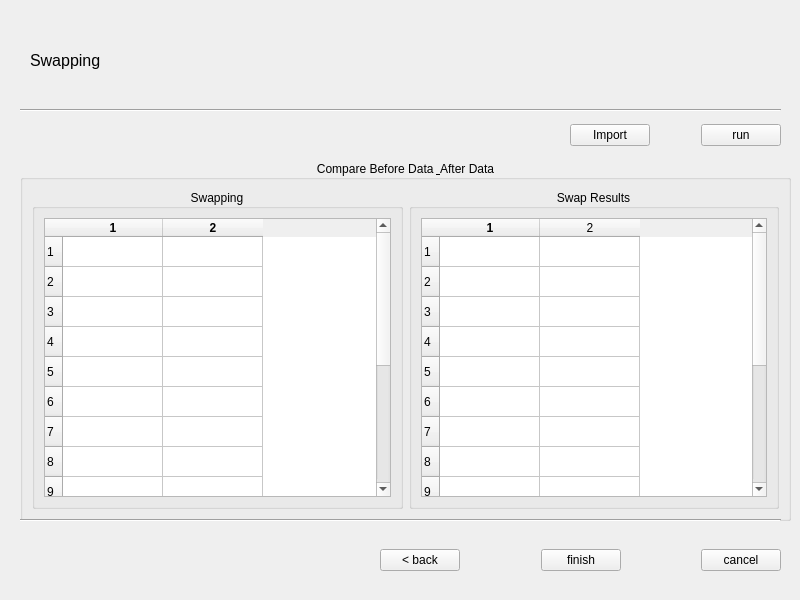
<?xml version="1.0" encoding="UTF-8"?>
<ui version="4.0">
 <class>Import Data</class>
 <widget class="QMainWindow" name="Import Data">
  <property name="geometry">
   <rect>
    <x>0</x>
    <y>0</y>
    <width>800</width>
    <height>600</height>
   </rect>
  </property>
  <property name="windowTitle">
   <string>MainWindow</string>
  </property>
  <widget class="QWidget" name="centralwidget">
   <widget class="QGroupBox" name="groupBox">
    <property name="geometry">
     <rect>
      <x>20</x>
      <y>160</y>
      <width>771</width>
      <height>361</height>
     </rect>
    </property>
    <property name="title">
     <string>Compare Before Data &amp; After Data</string>
    </property>
    <property name="alignment">
     <set>Qt::AlignCenter</set>
    </property>
    <layout class="QHBoxLayout" name="horizontalLayout">
     <item>
      <widget class="QGroupBox" name="groupBox_2">
       <property name="title">
        <string>Swapping</string>
       </property>
       <property name="alignment">
        <set>Qt::AlignCenter</set>
       </property>
       <layout class="QGridLayout" name="gridLayout">
        <item row="0" column="0">
         <widget class="QTableWidget" name="swapTable">
          <property name="rowCount">
           <number>15</number>
          </property>
          <row/>
          <row/>
          <row/>
          <row/>
          <row/>
          <row/>
          <row/>
          <row/>
          <row/>
          <row/>
          <row/>
          <row/>
          <row/>
          <row/>
          <row/>
          <column>
           <property name="text">
            <string>1</string>
           </property>
           <property name="font">
            <font>
             <weight>75</weight>
             <bold>true</bold>
            </font>
           </property>
          </column>
          <column>
           <property name="text">
            <string>2</string>
           </property>
           <property name="font">
            <font>
             <weight>75</weight>
             <bold>true</bold>
            </font>
           </property>
          </column>
         </widget>
        </item>
       </layout>
      </widget>
     </item>
     <item>
      <widget class="QGroupBox" name="groupBox_3">
       <property name="title">
        <string>Swap Results</string>
       </property>
       <property name="alignment">
        <set>Qt::AlignCenter</set>
       </property>
       <layout class="QGridLayout" name="gridLayout_2">
        <item row="0" column="0">
         <widget class="QTableWidget" name="compareTable">
          <property name="rowCount">
           <number>15</number>
          </property>
          <row/>
          <row/>
          <row/>
          <row/>
          <row/>
          <row/>
          <row/>
          <row/>
          <row/>
          <row/>
          <row/>
          <row/>
          <row/>
          <row/>
          <row/>
          <column>
           <property name="text">
            <string>1</string>
           </property>
           <property name="font">
            <font>
             <weight>75</weight>
             <bold>true</bold>
            </font>
           </property>
          </column>
          <column>
           <property name="text">
            <string>2</string>
           </property>
          </column>
         </widget>
        </item>
       </layout>
      </widget>
     </item>
    </layout>
   </widget>
   <widget class="Line" name="line">
    <property name="geometry">
     <rect>
      <x>20</x>
      <y>510</y>
      <width>761</width>
      <height>20</height>
     </rect>
    </property>
    <property name="orientation">
     <enum>Qt::Horizontal</enum>
    </property>
   </widget>
   <widget class="QWidget" name="horizontalLayoutWidget_2">
    <property name="geometry">
     <rect>
      <x>380</x>
      <y>530</y>
      <width>401</width>
      <height>61</height>
     </rect>
    </property>
    <layout class="QHBoxLayout" name="horizontalLayout_2">
     <item>
      <widget class="QPushButton" name="backButton">
       <property name="text">
        <string>&lt; back</string>
       </property>
      </widget>
     </item>
     <item>
      <spacer name="horizontalSpacer">
       <property name="orientation">
        <enum>Qt::Horizontal</enum>
       </property>
       <property name="sizeHint" stdset="0">
        <size>
         <width>40</width>
         <height>20</height>
        </size>
       </property>
      </spacer>
     </item>
     <item>
      <widget class="QPushButton" name="finishButton">
       <property name="text">
        <string>finish</string>
       </property>
      </widget>
     </item>
     <item>
      <spacer name="horizontalSpacer_3">
       <property name="orientation">
        <enum>Qt::Horizontal</enum>
       </property>
       <property name="sizeHint" stdset="0">
        <size>
         <width>40</width>
         <height>20</height>
        </size>
       </property>
      </spacer>
     </item>
     <item>
      <widget class="QPushButton" name="cancelButton">
       <property name="text">
        <string>cancel</string>
       </property>
      </widget>
     </item>
    </layout>
   </widget>
   <widget class="Line" name="line_2">
    <property name="geometry">
     <rect>
      <x>20</x>
      <y>100</y>
      <width>761</width>
      <height>20</height>
     </rect>
    </property>
    <property name="orientation">
     <enum>Qt::Horizontal</enum>
    </property>
   </widget>
   <widget class="QLabel" name="label">
    <property name="geometry">
     <rect>
      <x>30</x>
      <y>30</y>
      <width>461</width>
      <height>61</height>
     </rect>
    </property>
    <property name="font">
     <font>
      <pointsize>12</pointsize>
     </font>
    </property>
    <property name="text">
     <string>Swapping</string>
    </property>
   </widget>
   <widget class="QWidget" name="horizontalLayoutWidget_3">
    <property name="geometry">
     <rect>
      <x>570</x>
      <y>110</y>
      <width>211</width>
      <height>51</height>
     </rect>
    </property>
    <layout class="QHBoxLayout" name="horizontalLayout_3">
     <item>
      <widget class="QPushButton" name="ImportButton">
       <property name="text">
        <string>Import</string>
       </property>
      </widget>
     </item>
     <item>
      <spacer name="horizontalSpacer_4">
       <property name="orientation">
        <enum>Qt::Horizontal</enum>
       </property>
       <property name="sizeHint" stdset="0">
        <size>
         <width>40</width>
         <height>20</height>
        </size>
       </property>
      </spacer>
     </item>
     <item>
      <widget class="QPushButton" name="runButton">
       <property name="text">
        <string>run</string>
       </property>
      </widget>
     </item>
    </layout>
   </widget>
  </widget>
 </widget>
 <resources/>
 <connections/>
</ui>
